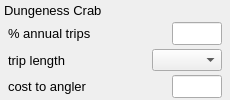
           <widget class="QWidget" native="1" name="widget_20" >
            <property name="minimumSize" >
             <size>
              <width>230</width>
              <height>0</height>
             </size>
            </property>
            <layout class="QVBoxLayout" name="verticalLayout_5" >
             <property name="spacing" >
              <number>4</number>
             </property>
             <property name="leftMargin" >
              <number>4</number>
             </property>
             <property name="topMargin" >
              <number>2</number>
             </property>
             <property name="rightMargin" >
              <number>4</number>
             </property>
             <property name="bottomMargin" >
              <number>2</number>
             </property>
             <item>
              <widget class="QLabel" name="label_20" >
               <property name="font" >
                <font>
                 <pointsize>10</pointsize>
                </font>
               </property>
               <property name="text" >
                <string>Dungeness Crab</string>
               </property>
              </widget>
             </item>
             <item>
              <widget class="QWidget" native="1" name="widget_21" >
               <layout class="QHBoxLayout" name="horizontalLayout_16" >
                <property name="spacing" >
                 <number>4</number>
                </property>
                <property name="leftMargin" >
                 <number>4</number>
                </property>
                <property name="topMargin" >
                 <number>0</number>
                </property>
                <property name="rightMargin" >
                 <number>4</number>
                </property>
                <property name="bottomMargin" >
                 <number>0</number>
                </property>
                <item>
                 <widget class="QLabel" name="label_21" >
                  <property name="font" >
                   <font>
                    <pointsize>10</pointsize>
                   </font>
                  </property>
                  <property name="text" >
                   <string>% annual trips</string>
                  </property>
                 </widget>
                </item>
                <item>
                 <spacer name="horizontalSpacer_3" >
                  <property name="orientation" >
                   <enum>Qt::Horizontal</enum>
                  </property>
                  <property name="sizeHint" stdset="0" >
                   <size>
                    <width>40</width>
                    <height>20</height>
                   </size>
                  </property>
                 </spacer>
                </item>
                <item>
                 <widget class="QLineEdit" name="cpfv_target_dcrab" >
                  <property name="maximumSize" >
                   <size>
                    <width>50</width>
                    <height>16777215</height>
                   </size>
                  </property>
                  <property name="font" >
                   <font>
                    <pointsize>10</pointsize>
                   </font>
                  </property>
                 </widget>
                </item>
               </layout>
              </widget>
             </item>
             <item>
              <widget class="QWidget" native="1" name="widget_22" >
               <layout class="QHBoxLayout" name="horizontalLayout_17" >
                <property name="spacing" >
                 <number>4</number>
                </property>
                <property name="leftMargin" >
                 <number>4</number>
                </property>
                <property name="topMargin" >
                 <number>0</number>
                </property>
                <property name="rightMargin" >
                 <number>4</number>
                </property>
                <property name="bottomMargin" >
                 <number>0</number>
                </property>
                <item>
                 <widget class="QLabel" name="label_22" >
                  <property name="font" >
                   <font>
                    <pointsize>10</pointsize>
                   </font>
                  </property>
                  <property name="text" >
                   <string>trip length</string>
                  </property>
                 </widget>
                </item>
                <item>
                 <spacer name="horizontalSpacer_3" >
                  <property name="orientation" >
                   <enum>Qt::Horizontal</enum>
                  </property>
                  <property name="sizeHint" stdset="0" >
                   <size>
                    <width>40</width>
                    <height>20</height>
                   </size>
                  </property>
                 </spacer>
                </item>
                <item>
                 <widget class="QComboBox" name="cpfv_tlen_combo_dcrab" >
                  <item>
                   <property name="text" >
                    <string/>
                   </property>
                  </item>
                  <item>
                   <property name="text" >
                    <string>1/2 day</string>
                   </property>
                  </item>
                  <item>
                   <property name="text" >
                    <string>3/4 day</string>
                   </property>
                  </item>
                  <item>
                   <property name="text" >
                    <string>1 day</string>
                   </property>
                  </item>
                  <item>
                   <property name="text" >
                    <string>> 1 day</string>
                   </property>
                  </item>
                 </widget>
                </item>
               </layout>
              </widget>
             </item>
             <item>
              <widget class="QWidget" native="1" name="widget_23" >
               <layout class="QHBoxLayout" name="horizontalLayout_18" >
                <property name="spacing" >
                 <number>4</number>
                </property>
                <property name="leftMargin" >
                 <number>4</number>
                </property>
                <property name="topMargin" >
                 <number>0</number>
                </property>
                <property name="rightMargin" >
                 <number>4</number>
                </property>
                <property name="bottomMargin" >
                 <number>0</number>
                </property>
                <item>
                 <widget class="QLabel" name="label_23" >
                  <property name="font" >
                   <font>
                    <pointsize>10</pointsize>
                   </font>
                  </property>
                  <property name="text" >
                   <string>cost to angler</string>
                  </property>
                 </widget>
                </item>
                <item>
                 <spacer name="horizontalSpacer_3" >
                  <property name="orientation" >
                   <enum>Qt::Horizontal</enum>
                  </property>
                  <property name="sizeHint" stdset="0" >
                   <size>
                    <width>40</width>
                    <height>20</height>
                   </size>
                  </property>
                 </spacer>
                </item>
                <item>
                 <widget class="QLineEdit" name="cpfv_angler_cost_dcrab" >
                  <property name="maximumSize" >
                   <size>
                    <width>50</width>
                    <height>16777215</height>
                   </size>
                  </property>
                  <property name="font" >
                   <font>
                    <pointsize>10</pointsize>
                   </font>
                  </property>
                 </widget>
                </item>
               </layout>
              </widget>
             </item>
            </layout>
           </widget>
